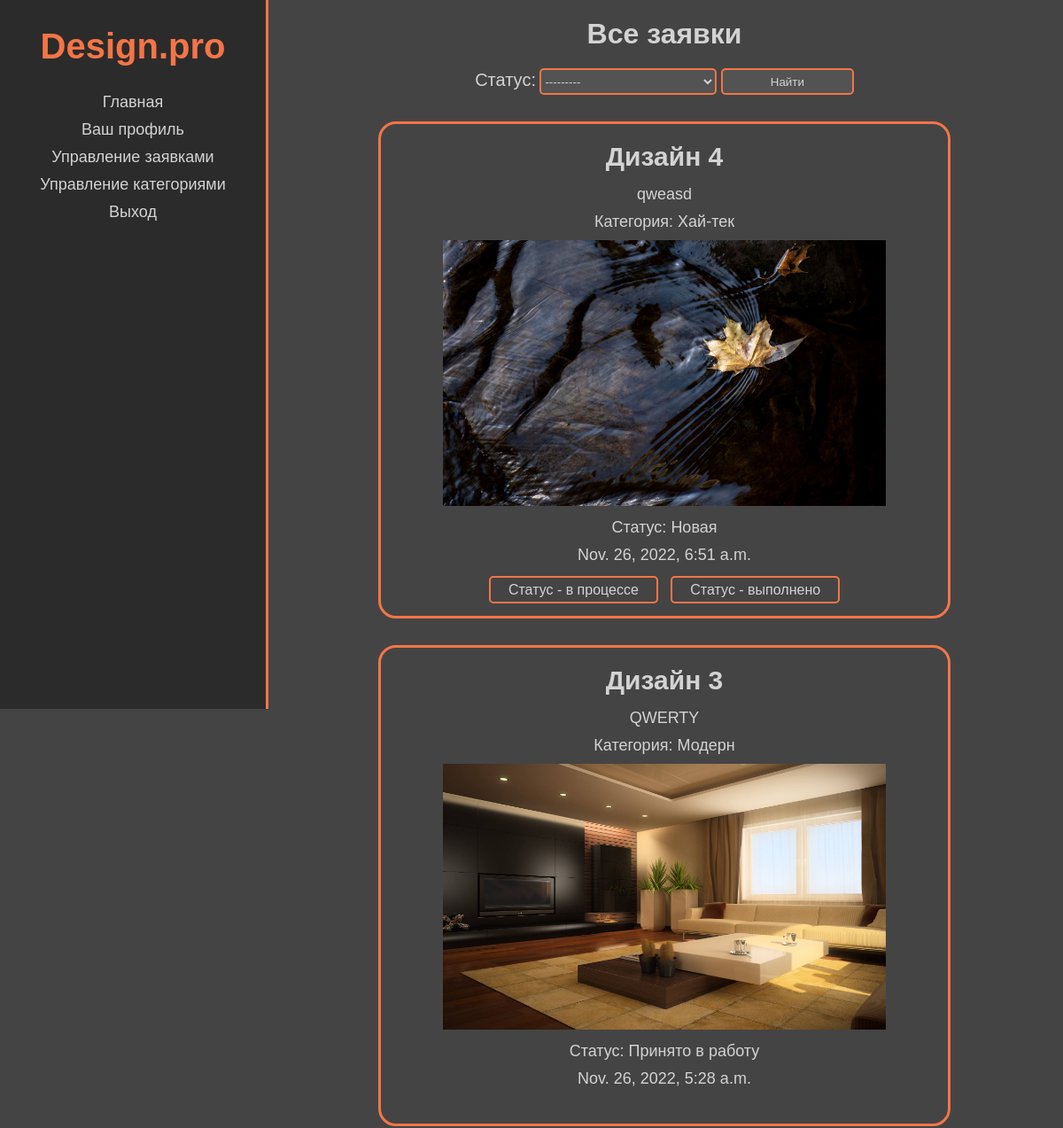
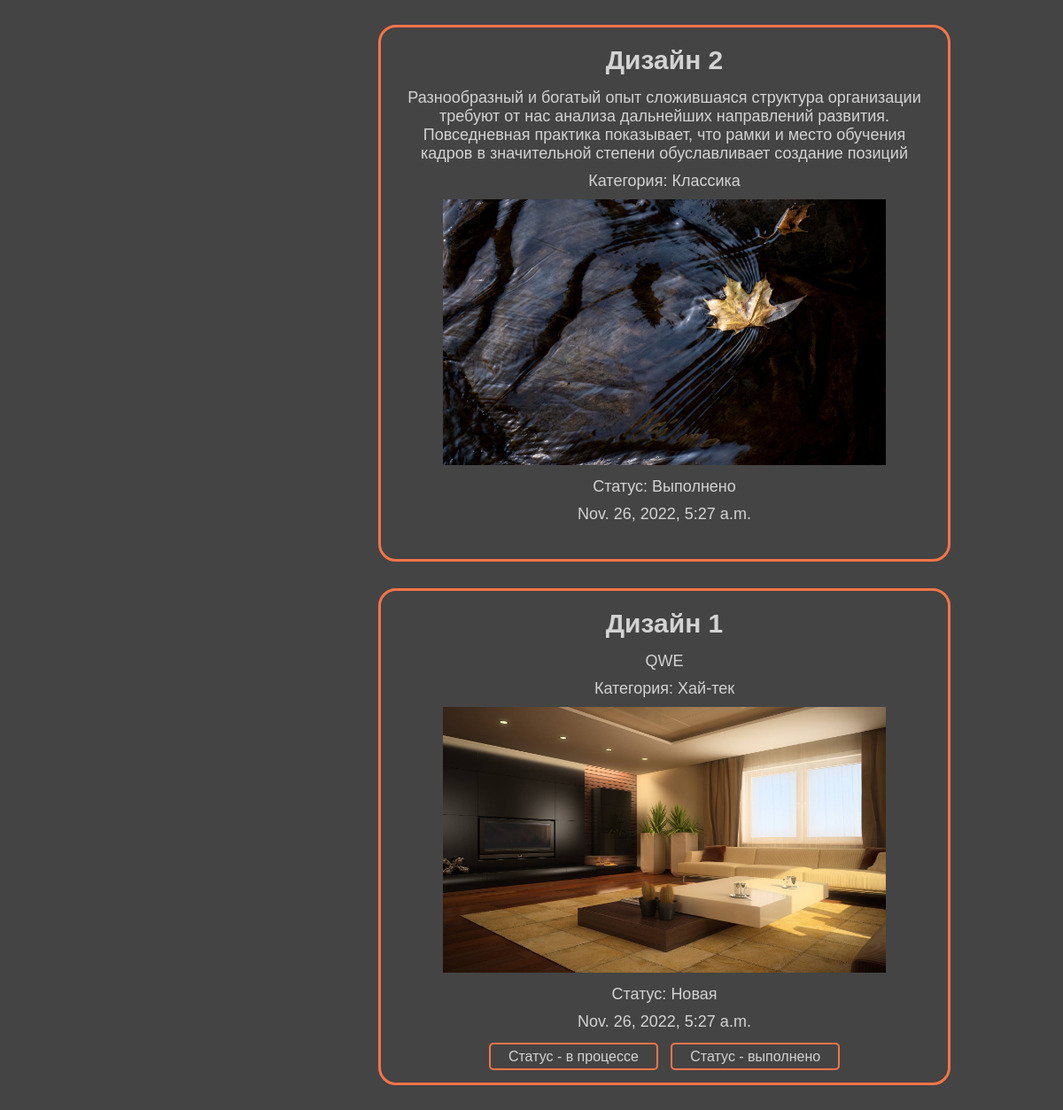
Screenshot of /view_applications (signed in) with the database file from the repository (2 pictures, top to bottom).
### web/models.py (models this page shows, shortened)
class Application(models.Model):
    STATUS_CHOICES = [
        ('new', 'Новая'),
        ('in progress', 'Принято в работу'),
        ('done', 'Выполнено')
    ]
    title = models.CharField(max_length=254, verbose_name='Название', blank=False)
    description = models.TextField(max_length=500, verbose_name='Описание', blank=True)
    category = models.ForeignKey('Category', verbose_name='Категория', on_delete=models.CASCADE)
    photo = models.ImageField(upload_to=get_name_file,
                              help_text="Максимальный размер изображения 2MB",
                              blank=True,
                              null=True,
                              validators=[FileExtensionValidator(allowed_extensions=['jpg', 'jpeg', 'png', 'bmp']),
                                          limited_image],
                              verbose_name='Картинка')
    date = models.DateTimeField(verbose_name='Дата создания', auto_now_add=True)
    status = models.CharField(max_length=254, verbose_name='Статус',
                              choices=STATUS_CHOICES,
                              default='new')
    borrower = models.ForeignKey('User', on_delete=models.SET_NULL, null=True, blank=True)
    design = models.ImageField(upload_to=get_name_file,
                               help_text="Максимальный размер изображения 2MB",
                               blank=True,
                               null=True,
                               validators=[FileExtensionValidator(allowed_extensions=['jpg', 'jpeg', 'png', 'bmp']),
                                           limited_image],
                               verbose_name='Картинка')
    comment = models.TextField(max_length=500, verbose_name='Комментарий', blank=True)
    def status_verbose(self):
        return dict(self.STATUS_CHOICES)[self.status]
    class Meta:
        ordering = ['-date']

class Category(models.Model):
    title = models.CharField(max_length=254, verbose_name='Название', blank=False)
    def __str__(self):
        return self.title

### web/views.py (the view)
# urls.py: path('view_applications', ViewApplicationsBorrower.as_view(), name='view_applications'),
class ViewApplicationsBorrower(LoginRequiredMixin, generic.ListView):
    model = Application
    template_name = 'view_applications.html'
    context_object_name = 'applications_borrower'
    def get_context_data(self, **kwargs):
        context = super().get_context_data(**kwargs)
        context['filter'] = ApplicationFilter(self.request.GET, queryset=self.get_queryset())
        return context
    def get_queryset(self):
        if self.request.user.is_superuser:
            return Application.objects.all()
        else:
            return Application.objects.filter(borrower=self.request.user)

### templates/view_applications.html
{% extends 'base.html' %}
{% block content %}
  {% if not user.is_superuser %}
    <h1>Мои заявки</h1>
  {% else %}
    <h1>Все заявки</h1>
  {% endif %}
  <form class="apps_form" method="get">
    {{ filter.form }}
    <button type="submit">Найти</button>
  </form>
  {% if applications_borrower %}
    {% for application in filter.qs %}
      <div class="app_all">
        <h4>{{ application.title }}</h4>
        <p>{{ application.description }}</p>
        <p>Категория: {{ application.category }}</p>
        <img width="500px" height="300px" src="{{ application.photo.url }}">
        <p>Статус: {{ application.status_verbose }}</p>
        <p>{{ application.date }}</p>
        {% if user.is_superuser and application.status == 'new' %}
            <a href="{% url 'confirm_update' application.pk 'in progress' %}">Статус - в процессе</a>
            <a href="{% url 'confirm_update' application.pk  'done' %}">Статус - выполнено</a>
        {% elif application.status == 'new' %}
          <a href="{% url 'delete_application' application.pk %}">Удалить</a>
        {% endif %}
      </div>
    {% endfor %}
  {% else %}
    <p class="no_app">У вас нет действующих заявок</p>
  {% endif %}
{% endblock %}

### static/web/style.css (style rules this page uses)
* { padding: 0; margin: 0; font-family: Verdana, sans-serif; color: lightgray; }
a { text-decoration: none; }
body { background-color: rgb(68, 68, 68) }
.app_all { width: 600px; border: 3px solid rgb(243, 117, 71); padding: 20px; border-radius: 20px; margin: 30px auto; }
.app_all > h4 { font-size: 30px; margin-bottom: 15px; }
.app_all > p { font-size: 18px; margin-bottom: 5px; }
.app_all > p { margin: 10px 0; }
.app_all > p:last-of-type { margin: 10px 0 20px 0; }
.app_all > a { padding: 5px 20px; margin: 0 5px; border-radius: 5px; border: 2px solid rgb(243, 117, 71); }
.apps_form { margin-top: 20px; }
.apps_form > label { font-size: 20px; }
.apps_form > select { background-color: rgb(83, 83, 83); width: 200px; height: 30px; border-radius: 5px; border: 2px solid rgb(243, 117, 71); cursor: pointer; }
button { background-color: rgb(83, 83, 83); width: 150px; height: 30px; border-radius: 5px; border: 2px solid rgb(243, 117, 71); cursor: pointer; padding: 5px 20px; }

### rows the page displays
Application: title "Дизайн 4", description "qweasd", category "Хай-тек", photo (picture), status_verbose "Новая", date "Nov. 26, 2022, 6:51 a.m.", shows "Статус - в процессе"
Application: title "Дизайн 3", description "QWERTY", category "Модерн", photo (picture), status_verbose "Принято в работу", date "Nov. 26, 2022, 5:28 a.m."
Application: title "Дизайн 2", description "Разнообразный и богатый опыт сложившаяся структура организации требуют от нас анализа дальнейших направлений развития. Повседневная практика показывает, что рамки и место обучения кадров в значительной степени обуславливает создание позиций", category "Классика", photo (picture), status_verbose "Выполнено", date "Nov. 26, 2022, 5:27 a.m."
Application: title "Дизайн 1", description "QWE", category "Хай-тек", photo (picture), status_verbose "Новая", date "Nov. 26, 2022, 5:27 a.m.", shows "Статус - в процессе"
